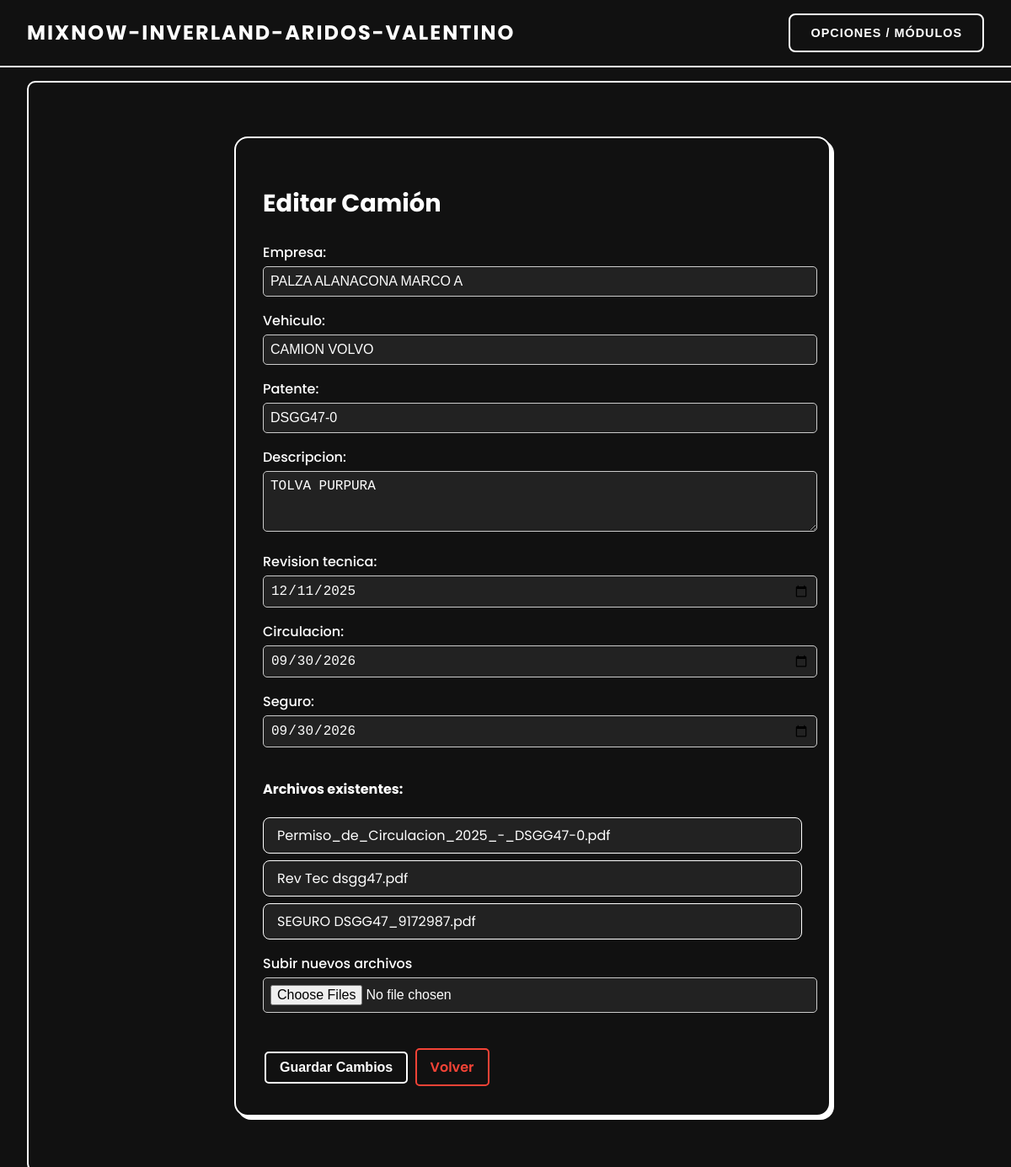
The app's page /camiones/editar/8/ (signed in) with its own data.
### app/models.py (models this page shows, shortened)
class Camiones(models.Model):
    empresa = models.CharField(max_length=100)
    vehiculo = models.CharField(max_length=100)
    patente = models.CharField(max_length=20, unique=True)
    descripcion = models.TextField(blank=True)
    revision_tecnica = models.DateField()
    circulacion = models.DateField()
    seguro = models.DateField()

class Documento(models.Model):
    camion = models.ForeignKey(Camiones, on_delete=models.CASCADE, related_name='documentos')
    titulo = models.CharField(max_length=100)
    archivo = models.FileField(upload_to='pdfs/')

### app/views.py (the view)
# urls.py: path('camiones/editar/<int:pk>/', views.Actualizar_Camion, name='editar_camiones'),
@user_passes_test(lambda u: u.is_superuser)
def Actualizar_Camion(request, pk):
    camion = get_object_or_404(Camiones, pk=pk)
    if request.method == 'POST':
        form = CamionesForm(request.POST, request.FILES, instance=camion)
        if form.is_valid():
            camion = form.save()
            archivos = request.FILES.getlist('archivos')
            for archivo in archivos:
                Documento.objects.create(
                    camion=camion,
                    titulo=archivo.name,
                    archivo=archivo
                )
            messages.success(request, "Camión actualizado correctamente.")
            return redirect('listar_camiones')
        else:
            print(form.errors)
    else:
        form = CamionesForm(instance=camion)
    if camion.revision_tecnica:
        form.initial['revision_tecnica'] = camion.revision_tecnica.strftime('%Y-%m-%d')
    if camion.circulacion:
        form.initial['circulacion'] = camion.circulacion.strftime('%Y-%m-%d')
    if camion.seguro:
        form.initial['seguro'] = camion.seguro.strftime('%Y-%m-%d')
    return render(request, 'clientes/editar_camion.html', {
        'form': form,
        'camion': camion
    })

### app/templates/clientes/editar_camion.html (shortened to what this page needs)
{% extends "clientes/base.html" %}
{% load static %}
{% block content %}
<div class="wrapper">
    <div class="card edit-card">
        <h2 class="title text-center mb-4">
             Editar Camión
        </h2>
        <form method="post" enctype="multipart/form-data" class="needs-validation">
            <div class="form-fields mb-4">
                {{ form.empresa.label_tag }} {{ form.empresa }}
                {{ form.vehiculo.label_tag }} {{ form.vehiculo }}
                {{ form.patente.label_tag }} {{ form.patente }}
                {{ form.descripcion.label_tag }} {{ form.descripcion }}
                {{ form.revision_tecnica.label_tag }} {{ form.revision_tecnica }}
                {{ form.circulacion.label_tag }} {{ form.circulacion }}
                {{ form.seguro.label_tag }} {{ form.seguro }}
                <h4>Archivos existentes:</h4>
                <ul class="document-list">
                    {% for doc in camion.documentos.all %}
                        <li class="document-item">
                            <a href="{{ doc.archivo.url }}" target="_blank" class="doc-link">
                                 {{ doc.titulo }}
                            </a>
                        </li>
                    {% empty %}
                        <li class="document-item no-data">No hay archivos subidos.</li>
                    {% endfor %}
                </ul>
                <label for="archivos">Subir nuevos archivos</label>
                <input type="file" name="archivos" multiple>
            </div>
            <div class="form-actions text-center">
                <button type="submit" class="btn-glitch btn-glitch-primary">
                     Guardar Cambios
                </button>
                <a href="{% url 'listar_camiones' %}" class="btn-glitch btn-glitch-secondary ms-2">
                     Volver
                </a>
            </div>
        </form>
    </div>
</div>
{% endblock %}

### app/templates/clientes/editar_camion.html (style rules this page uses)
.wrapper { display: flex; justify-content: center; align-items: center; min-height: 50rem; padding: 2rem; font-family: 'Poppins', sans-serif; background-color: #111; }
.card.edit-card { background-color: #111; border: 0.125rem solid #fff; border-radius: 1rem; padding: 2rem; width: 100%; max-width: 40rem; box-shadow: 0.25rem 0.25rem #fff; color: #fff; }
.title { font-size: 1.8rem; font-weight: 700; margin-bottom: 1.5rem; }
.form-fields label { display: block; margin-bottom: 0.25rem; font-weight: 500; }
.form-fields input, .form-fields select, .form-fields textarea { width: 100%; padding: 0.5rem; margin-bottom: 1rem; border-radius: 0.3125rem; border: 0.0625rem solid #ccc; background-color: #222; color: #fff; font-size: 1rem; }
.document-list { list-style: none; padding: 0; margin-bottom: 1rem; }
.document-item { display: flex; justify-content: space-between; align-items: center; padding: 0.5rem 1rem; margin-bottom: 0.5rem; border: 0.0625rem solid #fff; border-radius: 0.5rem; background-color: #222; }
.doc-link { color: #fff; text-decoration: none; }
.form-actions { margin-top: 1.5rem; }
.btn-glitch { display: inline-block; padding: 0.5rem 1rem; margin: 0.125rem; border-radius: 0.3125rem; font-weight: 600; text-decoration: none; transition: all 0.3s; font-size: 1rem; }
.btn-glitch-primary { border: 0.125rem solid #fff; background-color: #111; color: #fff; }
.btn-glitch-secondary { border: 0.125rem solid #f44336; background-color: #111; color: #f44336; }

### app/templates/clientes/base.html (style rules this page uses)
html, body { overflow-x: hidden; box-sizing: border-box; }
body { margin: 0; font-family: 'Poppins', sans-serif; background-color: #111; color: #fff; }
.card { background-color: #111; border: 2px solid #fff; border-radius: 10px; padding: 2rem; width: 100%; max-width: 90rem; box-shadow: 4px 4px #fff; position: relative; z-index: 1 !important; }

### records on screen
Camiones: empresa "PALZA ALANACONA MARCO A", vehiculo "CAMION VOLVO", patente "DSGG47-0", descripcion "TOLVA PURPURA", revision_tecnica "12/11/2025", circulacion "09/30/2026", seguro "09/30/2026"
Documento: titulo "Permiso_de_Circulacion_2025_-_DSGG47-0.pdf"
Documento: titulo "Rev Tec dsgg47.pdf"
Documento: titulo "SEGURO DSGG47_9172987.pdf"
